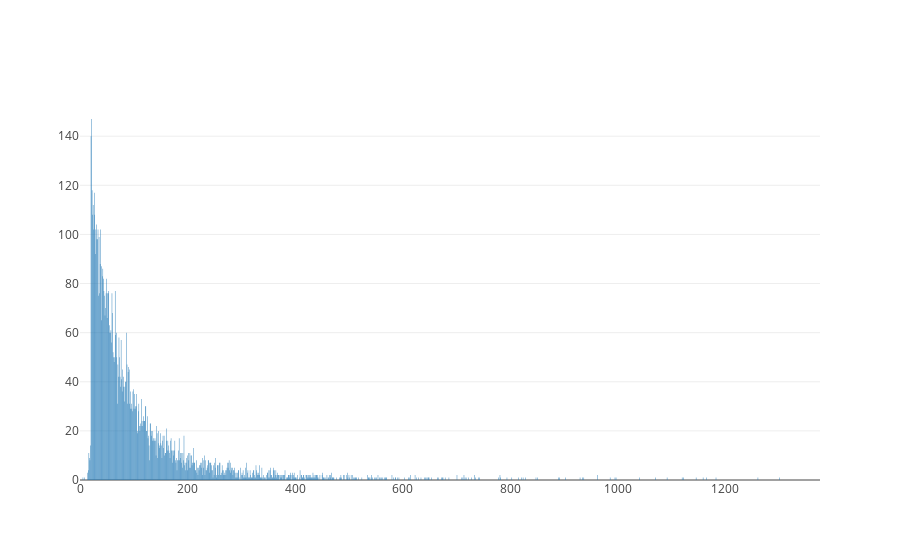

Here is the notebook cell this chart was saved with:
### Code cell
revLengths = []
revLengthFreqs = []
for i in range(maxRevLength):
    revLengths.append(i)
    if i in allReviewLengthFrequenciesDict:
        revLengthFreqs.append(allReviewLengthFrequenciesDict[i])
    else:
        revLengthFreqs.append(0)

data = [
        Bar(
            x=revLengths,
            y=revLengthFreqs
        )
]

iplot(data)

### Figure 1 — Plotly figure (JSON) as saved in the notebook; plotly's stock layout.template omitted (floating-point values rounded to 4 significant figures; data arrays with more than 128 entries replaced by an {"elided": "..."} marker saying what was removed)
{"data": [{"type": "bar", "x": {"elided": "1377 int values"}, "y": {"elided": "1377 int values"}}], "layout": {}}
